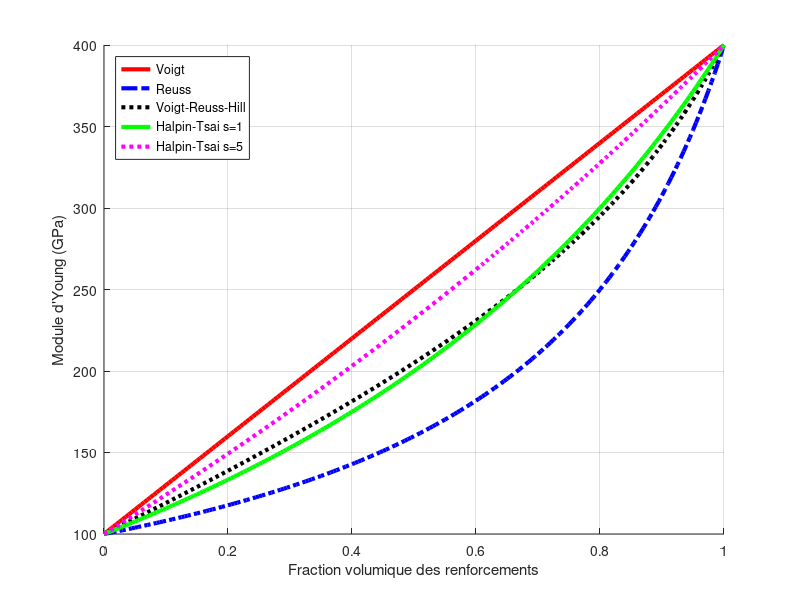

Reproduce this figure in MATLAB.
%% Copyright 2014 MERCIER David
%% Script to compare rules of mixtures
% From "Mechanical Behavior of Materials", by Meyers M and Chawla K.,
% 2nd edition, 2008.
% From F. Akhtar, Canadian Metallurgical Quarterly 2014 VOL 53 NO 3 253

% author: david9684@gmail.com

clear all; cla; clf;
volumeFraction = 0:0.005:1;
Em = 100;
Ef = 400;
E = 0:0.5:100;

voigtAverage = volumeFraction(:) .* Ef + (1-volumeFraction(:)) .* Em;
reussAverage = ((volumeFraction(:) ./ Ef) + ((1-volumeFraction(:)) ./ Em)).^(-1);
voigtReussHillAverage = (voigtAverage+reussAverage)./2;

s = 1;
q = ((Ef./Em)-1) ./ ((Ef./Em)+2*s); 
HT = Em .* (1+2*s.*q.*volumeFraction) ./ (1-q*volumeFraction);

s = 5;
q = ((Ef./Em)-1) ./ ((Ef./Em)+2*s); 
HT2 = Em .* (1+2*s.*q.*volumeFraction) ./ (1-q*volumeFraction);

line('XData',volumeFraction,'YData',voigtAverage','Color','red','LineWidth',3); hold on;
line('XData',volumeFraction,'YData',reussAverage','Color','blue','LineWidth',3, 'Linestyle','-.'); hold on;
line('XData',volumeFraction,'YData',voigtReussHillAverage','Color','black','LineWidth',3, 'Linestyle',':');
line('XData',volumeFraction,'YData',HT','Color','Green','LineWidth',3);%, 'Linestyle',':'
line('XData',volumeFraction,'YData',HT2','Color','Magenta','LineWidth',3, 'Linestyle',':');
legend('Voigt', 'Reuss', 'Voigt-Reuss-Hill', 'Halpin-Tsai s=1','Halpin-Tsai s=5','Location','northwest');
xlabel('Fraction volumique des renforcements');
ylabel('Module d''Young (GPa)');
grid on;